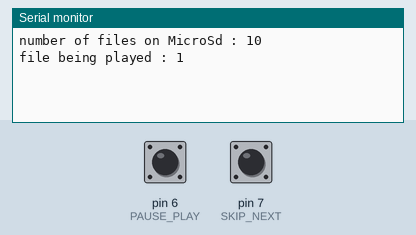
Simulated run of this sketch. Board: Arduino Uno, built with avr-gcc and run on an emulated ATmega328P. Parts: the last lines printed to the serial monitor. The test bench sets the inputs (shaded band); at power-on: pin 6 (PAUSE_PLAY) HIGH, pin 7 (SKIP_NEXT) HIGH. The audio player accepts every command and is not drawn.

Above: at 1.7 s.
1.8 s: pin 6 (PAUSE_PLAY) pulled LOW for 0.15 s
At 2.8 s:
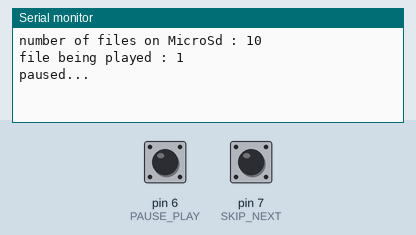
3.4 s: pin 7 (SKIP_NEXT) pulled LOW for 0.15 s
At 4.7 s:
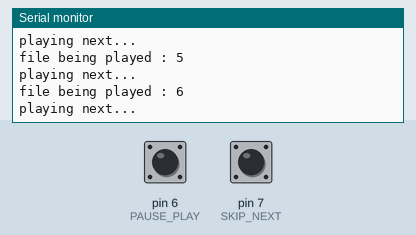
5.0 s: pin 6 (PAUSE_PLAY) pulled LOW for 1 s
At 5.36 s:
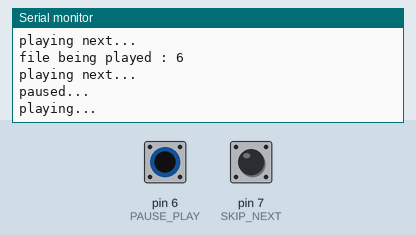
7.5 s: pin 7 (SKIP_NEXT) pulled LOW for 1 s
At 9.4 s:
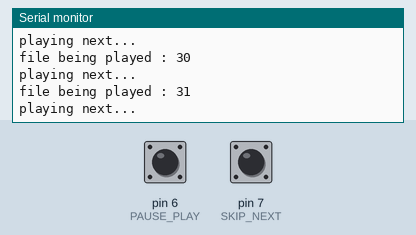
Timing chart, 0 to 10.9 s (numbered marks = the images above; inputs shaded):
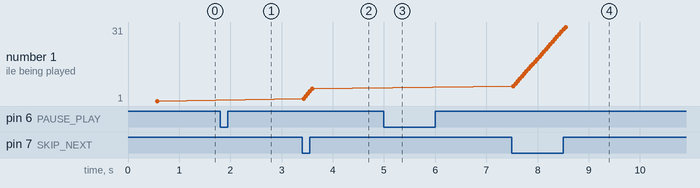

The sketch:

sketch_mp3_player.ino
```cpp
#include <SoftwareSerial.h>
#include <DFRobotDFPlayerMini.h>

const int PIN_MP3_TX = 2;
const int PIN_MP3_RX = 3;

const int PAUSE_PLAY = 6;  //pause and resume button maps to pin d6
const int SKIP_NEXT = 7;  //skip and next button maps to pin d7

int pause_state = 0;
int skip_state = 0;

bool playing = false;

DFRobotDFPlayerMini mp3;

void setup()
{
  pinMode(PAUSE_PLAY, INPUT_PULLUP);
  pinMode(SKIP_NEXT, INPUT_PULLUP);
  SoftwareSerial softwareSerial(PIN_MP3_RX, PIN_MP3_TX);

  //intitialize USB serial port
  Serial.begin(9600);

  //initialize software serial port
  softwareSerial.begin(9600);

  if (!mp3.begin(softwareSerial))
  {
    Serial.println("connection failed");
  }

  //volume range [0,30]
  mp3.volume(22);

  //play 0001.mp3
  mp3.play(1);

  mp3.pause();

  mp3.start();
  playing = true;

  //debugging
  Serial.print("number of files on MicroSd : ");
  Serial.println(mp3.readFileCounts());
  Serial.print("file being played : ");
  Serial.println(mp3.readCurrentFileNumber());


}

void loop()
{
  pause_state = digitalRead(PAUSE_PLAY);
  skip_state = digitalRead(SKIP_NEXT);

  //pause and play button functionality
  if (pause_state == LOW) //when the button is pressed d6 will read low
  {
    if (playing)
    {
      mp3.pause();
      playing = false;
      Serial.println("paused...");
      delay(200); //delay to keep arduino from resuming
    }
    else
    {
      mp3.start();
      playing = true;
      Serial.println("playing...");
      delay(200); //delay to keep arduino from re-pausing
    }
  }

  //skip functionality
  if (skip_state == LOW) //when the button is pressed d7 wil be low
  {
    mp3.next();
    Serial.print("file being played : ");
    Serial.println(mp3.readCurrentFileNumber());
    playing = true; //if the mp3 is paused the skip button will resume playing
    Serial.println("playing next...");
  }


}
```

Measured:
- after the input at 1.8 s, the serial monitor: prints a new line at once (image 1)
- after the input at 3.4 s, the serial monitor: prints a new line at once (image 2)
- after the input at 5.0 s, the serial monitor: prints a new line at once (image 3)
- after the input at 7.5 s, the serial monitor: prints a new line at once (image 4)
- plotted number 1: 1 → 6 after the input at 3.4 s, 6 → 31 after the input at 7.5 s
